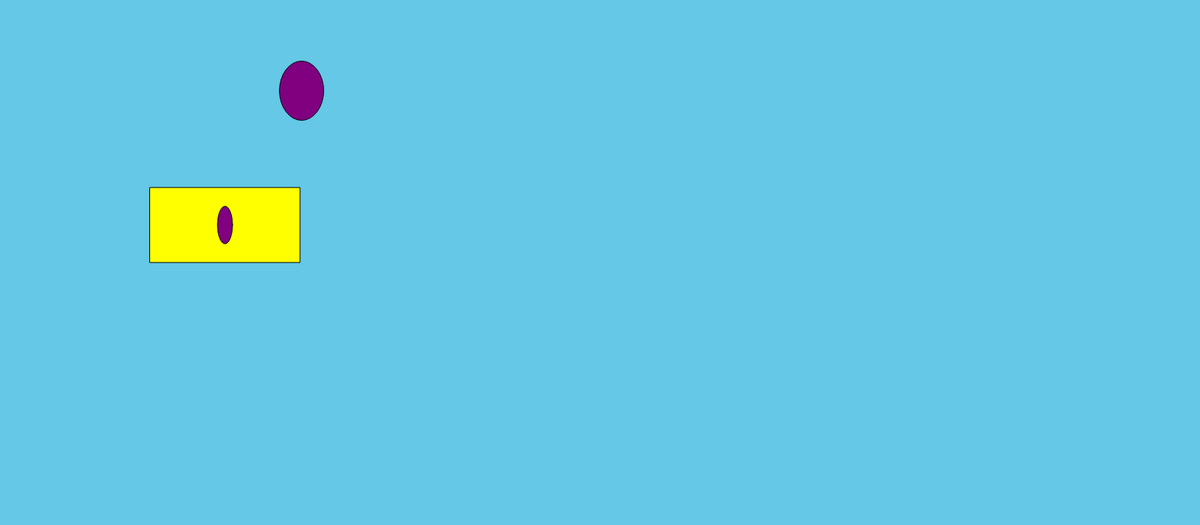
Frame 1 (no input)
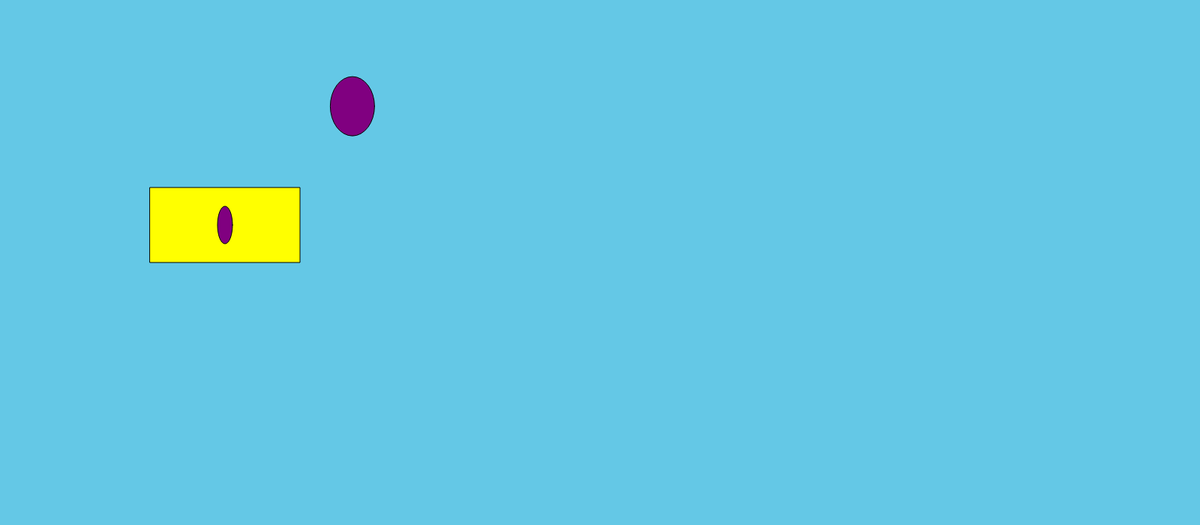
Frame 60 (no input)
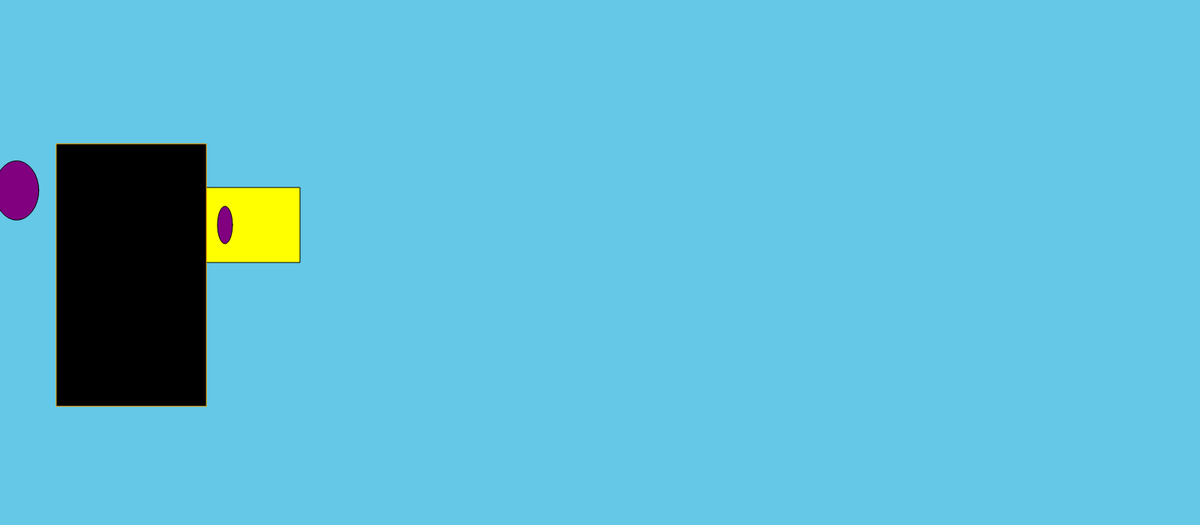
Frame 120 (the mouse pressed at the canvas centre since frame 60)

The p5.js sketch that drew these frames (run headless with seeded random() and noise() and a simulated clock; from frame 60 on, the mouse is pressed at the canvas centre):

// p5.js sketch
// ── sketch.js
var a;
var b;
var c;
var d;
var e;


function setup() {
  // put setup code here
   createCanvas(1600,700);
a = 200;
b = 100;
c = 300;
d = random(1, 50);
e = random(1, 150);

}



function draw() {
  // put drawing code here
background(b, a, 230);

stroke("black");
fill("yellow");
  rect(200, 250, a, b);
fill("purple");
ellipse(c, 300, 20, 50);

for (var i = 0; i < 70; i++);
{
  var posE = random(1, 2000);
  var posC = random(1, 2300);
  arc(posC, posE, 222, 333, PI, i++);
for (var k = 20; k >= 5; k--);{
  var posR = random(2, 500);
  var posJ = random(3, 400);
  ellipse(posR, posJ, 59, 79);
}
}

if (mouseIsPressed) {
  fill("violet");
  stroke("orange");
  for (var xx = 100; xx >= 25; xx--);
  { var posV = random(3, 150);
    var posW = random(5, 400);
    fill("black");
    rect(posV, posW, 200, 350);
}
}else {

}
}
